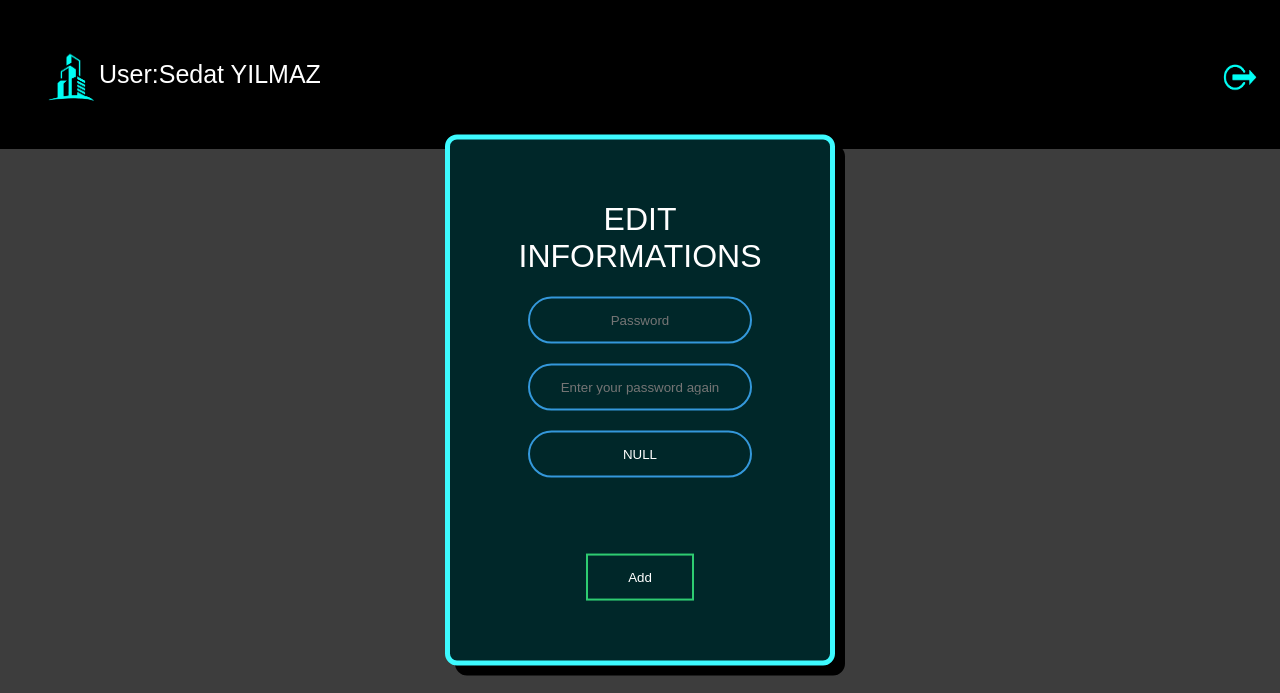
Page /options.php?userID=90 (signed in) on the earlier database version.
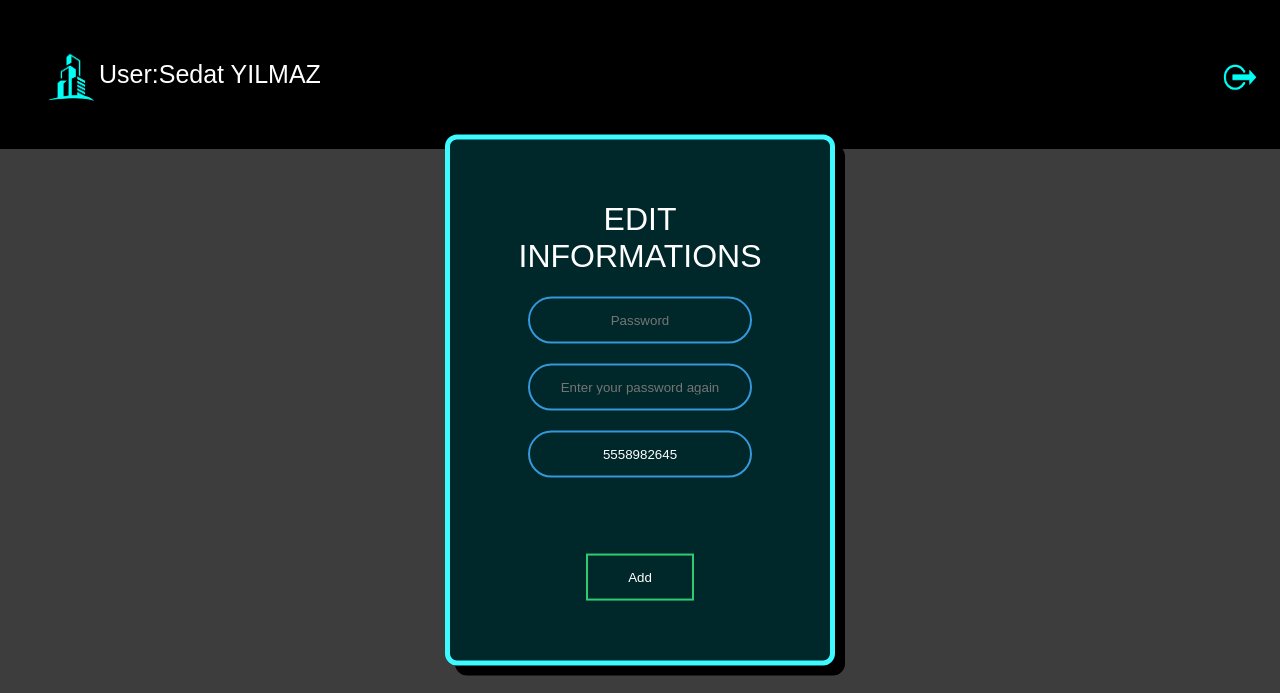
Same page on the later database version.
### tables this page shows
CREATE TABLE `users` (
  `userID` int(11) NOT NULL,
  `username` text NOT NULL,
  `password` text NOT NULL,
  `name` text NOT NULL,
  `surname` text NOT NULL,
  `aptNo` int(11) NOT NULL,
  `status` text NOT NULL,
  `mail` text NOT NULL,
  `phoneNumber` text NOT NULL
);

### options.php (the view, shortened to what this page needs)
<?php
require_once 'dbconnection/dbconnect.php';
?>
<!DOCTYPE html>
<html lang="en">
<head>
	<link rel="stylesheet" href="./Css/options.css">
</head>
<body>
	<?php if ($_SESSION['type']=="admin") {
		$adminID=$_GET['adminID'];
		$adminSql="SELECT*FROM admins WHERE adminID='$adminID'";
		$adminQuery=mysqli_query($connect,$adminSql);
		$rowAdmin=mysqli_fetch_assoc($adminQuery);
		$oldNumber=$rowAdmin['phoneNumber'];
		?>
		<header> <p id="adminName">Admin:<?php echo ucfirst($rowAdmin['name']); ?></p>
			<a href="index.php" title="Homepage"> <img src="./Logos/logo.png" width="100px" height="100px"></a>
			<a href="./Login/adminLogout.php" title="Logout"><input id="logout" name='logout' type="image" src="./Logos/logout.png" width="40px" height="48px"></a>
		</header>
	<?php }
	else{
		$userID=$_GET['userID'];
		$userSql="SELECT*FROM users WHERE userID='$userID'";
		$userQuery=mysqli_query($connect,$userSql);
		$rowUser=mysqli_fetch_assoc($userQuery);
		$oldNumber=$rowUser['phoneNumber'];
		?>
		<header> <p id="userName">User:<?php echo ucfirst($rowUser['name'])." ".strtoupper($rowUser['surname']); ?></p>
			<a href="index.php" title="Homepage"> <img src="./Logos/logo.png" width="100px" height="100px"></a>
			<a href="./Login/userLogout.php" title="Logout"><input id="logout" name='logout' type="image" src="./Logos/logout.png" width="40px" height="48px"></a>
		</header>
	<?php } ?>
	<form class="editInformationsForm" method="post">
		<h1>Edit Informations</h1>
		<input type="password" id="password" name="password" placeholder="Password" pattern="(?=.*\d)(?=.*[a-z])(?=.*[A-Z]).{8,}" title="Must contain at least one number and one uppercase and lowercase letter, and at least 8 or more characters" required>
		<input type="password" id="password" name="password2" placeholder="Enter your password again" pattern="(?=.*\d)(?=.*[a-z])(?=.*[A-Z]).{8,}" title="Must contain at least one number and one uppercase and lowercase letter, and at least 8 or more characters" required>
		<input type="tel" id="phone" name="phone" placeholder="xxx-xxx-xxxx" value="<?php echo $oldNumber?>" pattern="[0-9]{3}[0-9]{3}[0-9]{4}" required><br><br>
		<input type="submit" name="submit" value="Add">
	</form>
</body>
</html>

Differences in the rows shown:
changed users "Sedat": phone "NULL" → "5558982645"
